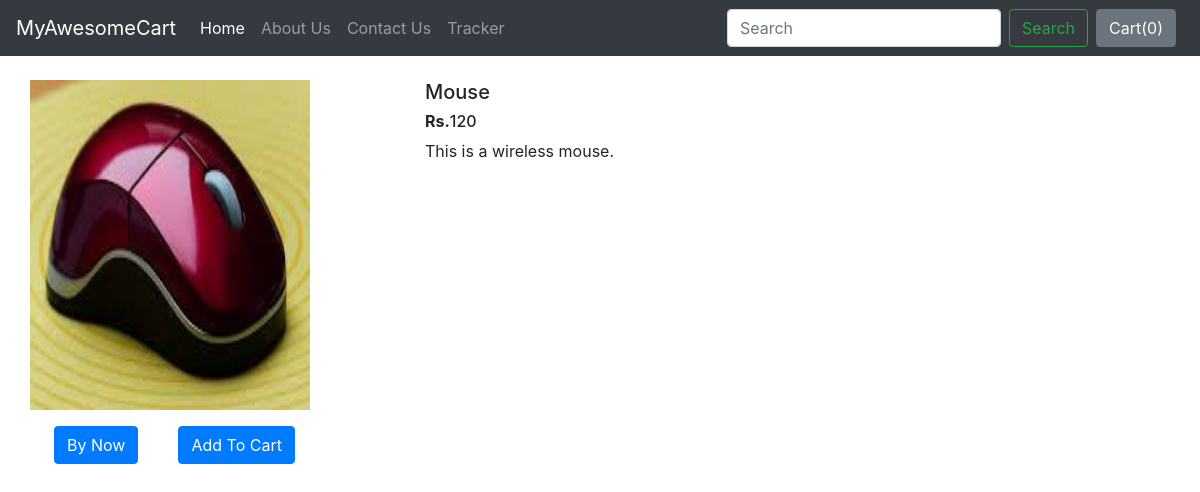
Before: /shop/products/3 with the older database file.
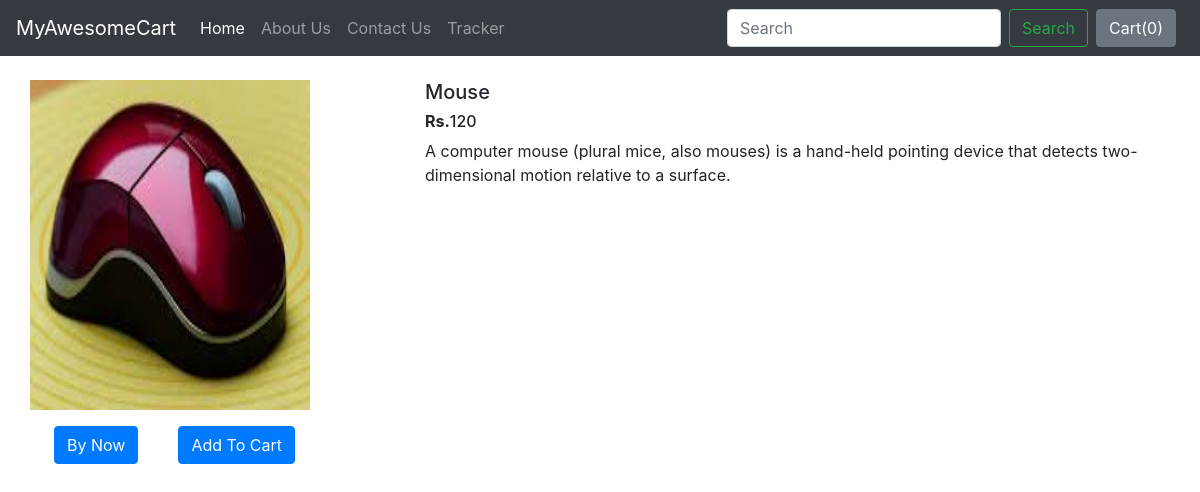
After: the same page with the newer database file.
### Shop/models.py (models this page shows, shortened)
class Product(models.Model):
    product_id = models.AutoField
    product_name = models.CharField(max_length=50)
    category = models.CharField(max_length=50,default="")
    subCategory = models.CharField(max_length=50,default="")
    price = models.IntegerField(default=0)
    desc = models.CharField(max_length=300)
    pub_date = models.DateField()
    image = models.ImageField(upload_to="Shop/Images",default="")

### Shop/views.py (the view)
# urls.py: path('products/<int:myid>',views.productView,name="ProductView"),
def productView(request,myid):
    product = Product.objects.filter(id=myid)
    return render(request,"shop/productView.html",{'product':product[0]})

### Shop/templates/shop/productView.html (shortened to what this page needs)
{% extends "Shop/base.html" %}
{% block body %}
<div class="container my-4">
    <div class="row">
    <div class="col-md-4">
    <div class="row">
         <img src ="/media/{{product.image}}" width="280px" height="330px">
        </div>
        <div class="row">
            <button type="button " class="btn btn-primary mt-3 mx-4">By Now</button>
            <button type="button " class="btn btn-primary mt-3 mx-3">Add To Cart</button>
        </div>
    </div>
    <div class="col-md-8">
        <h5>{{product.product_name}}</h5>
        <h6><b>Rs.</b>{{product.price}}</h6>
        <p>{{product.desc}}</p>
    </div>
</div>
</div>
{% endblock %}

### Shop/templates/shop/base.html (shortened to what this page needs)
<!doctype html>
<html lang="en">
  <head>
    <link rel="stylesheet" href="https://stackpath.bootstrapcdn.com/bootstrap/4.2.1/css/bootstrap.min.css">
  </head>
  <body>
    <nav class="navbar navbar-expand-lg navbar-dark bg-dark">
      <a class="navbar-brand" href="/shop">MyAwesomeCart</a>
      <div class="collapse navbar-collapse" id="navbarSupportedContent">
        <ul class="navbar-nav mr-auto">
          <li class="nav-item active">
            <a class="nav-link" href="/shop">Home <span class="sr-only">(current)</span></a>
          </li>
          <li class="nav-item">
            <a class="nav-link" href="/shop/about">About Us</a>
          </li>
          <li class="nav-item">
            <a class="nav-link" href="/shop/contact">Contact Us</a>
          </li>
          <li class="nav-item">
            <a class="nav-link" href="/shop/tracker">Tracker</a>
          </li>
        </ul>
        <form class="form-inline my-2 my-lg-0">
          <input class="form-control mr-sm-2" type="search" placeholder="Search" aria-label="Search">
          <button class="btn btn-outline-success my-2 my-sm-0" type="submit">Search</button>
        </form>
        <button type="button" class="btn btn-secondary mx-2" id="popcart" data-container="body" data-toggle="popover"data-placement="bottom" data-html="true" data-content="Bottom popover">
          Cart(<span id="cart">0</span>)
        </button>
      </div>
    </nav>
  {% block body %}{% endblock %}
  </body>
</html>

Changed rows visible on the page:
changed Product "Mouse": desc "This is a wireless mouse." → "A computer mouse (plural mice, also mouses) is a hand-held pointing device that detects two-dimensional motion relative to a surface."
